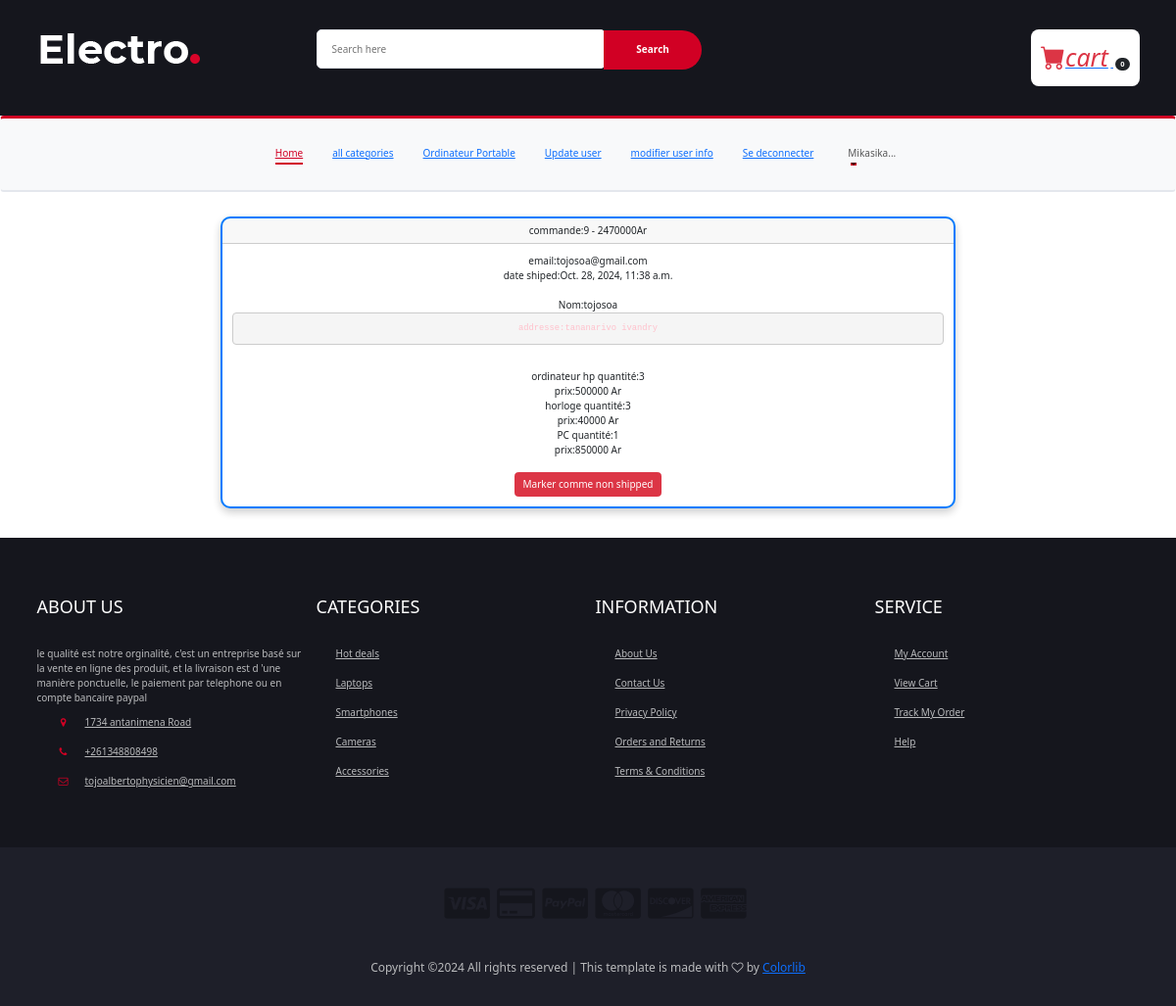
Page /payment/orders/9 (signed in) on the committed database.
### payment/models.py (models this page shows, shortened)
class Order(models.Model):
	user=models.ForeignKey(User,on_delete=models.CASCADE,null=True,blank=True)
	full_name=models.CharField(max_length=250)
	email=models.EmailField(max_length=250)
	shipping_address=models.TextField(max_length=15000)
	amount_paid=models.DecimalField(max_digits=10,decimal_places=0)
	date_ordered=models.DateTimeField(auto_now_add=True)
	shipped=models.BooleanField(default=False)
	date_shipped=models.DateTimeField(blank=True,null=True,)

class OrderItem(models.Model):
	order=models.ForeignKey(Order,on_delete=models.CASCADE,null=True)
	product=models.ForeignKey(Product,on_delete=models.CASCADE,null=True)
	user=models.ForeignKey(User,on_delete=models.CASCADE,null=True,blank=True)
	quantity =models.PositiveBigIntegerField(default=1)
	price=models.DecimalField(max_digits=10,decimal_places=0)

### store/models.py (models this page shows)
class Product(models.Model):
	name=models.CharField(max_length=100)
	price=models.DecimalField(default=0,max_digits=10,decimal_places=0)
	category=models.ForeignKey(Category,on_delete=models.CASCADE,default=1)
	description=models.CharField(max_length=250,default='',blank=True,null=True)
	image=models.ImageField(upload_to='uploads/product/')
	is_sale=models.BooleanField(default=False)
	sale_price=models.DecimalField(default=0,max_digits=10,decimal_places=0)
	def __str__(self):
		return self.name

### payment/views.py (the view, shortened to what this page needs)
# urls.py: path('orders/<int:pk>',views.orders,name='orders'),
def orders(request, pk):
	if request.user.is_authenticated and request.user.is_superuser:
		order=Order.objects.get(id=pk)
		items=OrderItem.objects.filter(order=pk)
		return render(request,"payment/orders.html",{"order":order,"items":items})
	else:
		messages.success(request,"tu n est pas un admin")
		return redirect('home')

### cart/cart.py (called while the page is built)
	def __len__(self):
		return len(self.cart)

### cart/context_processors.py (called while the page is built)
def cart(request):
	return {'cart':Cart(request)}

### payment/templates/payment/orders.html (shortened to what this page needs)
{% extends 'index.html' %}
{% block content %}
<div class="container">
	<div class="row">
		<center>
			<div class="col-8">
				<div class="card" style="border: 2px solid #007bff; border-radius: 10px; box-shadow: 0 4px 8px rgba(0, 0, 0, 0.2);">
				  <div class="card-header">
				    commande:{{order.id}} - {{order.amount_paid}}Ar
				  </div>
				  <div class="card-body">
				    email:{{order.email}}<br>
				    {% if order.date_shipped %}
				    	date shiped:{{order.date_shipped}}<br>
				    {% else%}
				    	date de commande:{{order.date_ordered}}
				    {% endif %}<br>
				    Nom:{{order.full_name}}<br>
				    <pre style="color:pink;">addresse:{{order.shipping_address}}</pre><br>
				    {% for item in items %}
				    	{{item.product}}
				    	quantité:{{item.quantity}}<br>
				    	prix:{{item.price}} Ar<br>
				    {% endfor %}<br>
				    {% if not order.shipped %}
				    <form method="POST">
				    	{% csrf_token%}
				    	<input type="hidden" name="shipping_status" value="true">
				    	<button  type="Submit" class="btn btn-success">Marker comme shipped</button>
				    </form>
				    {% else %}
				    <form method="POST">
				    	<button  type="Submit" class="btn btn-danger">Marker comme non shipped</button>
				    </form>
				    {% endif %}
				  </div>
				</div><br><br>
			</div>
		</center>
	</div>
</div>
{% endblock %}

### static/css/style.css (style rules this page uses)
body { font-family: 'Montserrat', sans-serif; font-weight: 400; color: #333; }

### rows in the picture
Order: id "9", amount_paid "2470000", email "tojosoa@gmail.com", date_shipped "Oct. 28, 2024, 11:38 a.m.", full_name "tojosoa", shipping_address "tananarivo ivandry"
OrderItem: product "ordinateur hp", quantity "3", price "500000"
OrderItem: product "horloge", quantity "3", price "40000"
OrderItem: product "PC", quantity "1", price "850000"

### other values in the picture
{{ cart|length }} "0"
